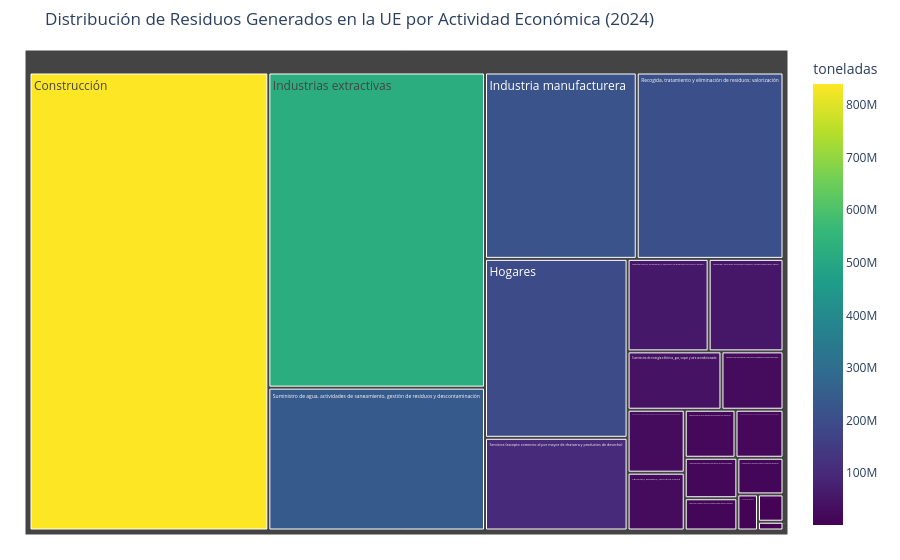

The code cell stored with this chart in its notebook:
### Code cell
fig = px.treemap(
    actividades_2024,
    path=[
        "actividad"
    ],
    values="toneladas",
    hover_data=[
        "kg_per_capita"
    ],  # Para mostrar los kg por cápita al pasar el ratón por encima
    title="Distribución de Residuos Generados en la UE por Actividad Económica (2024)",
    color="toneladas", 
    color_continuous_scale="Viridis",
)

fig.update_layout(margin=dict(t=50, l=25, r=25, b=25))

fig.show()

### Figure 1 — Plotly figure (JSON) as saved in the notebook; plotly's stock layout.template omitted (floating-point values rounded to 4 significant figures)
{"data": [{"branchvalues": "total", "customdata": [["56.0", 25350000], ["1863.0", 839600000], ["93.0", 42040000], ["434.0", 195810000], ["118.0", 53140000], ["128.0", 57540000], ["13.0", 5710000], ["39.0", 17690000], ["62.0", 27790000], ["12.0", 5350000], ["42.0", 18720000], ["36.0", 16360000], ["4.0", 1720000], ["29.0", 13030000], ["482.0", 217040000], ["1163.0", 524060000], ["225.0", 101430000], ["466.0", 209920000], ["61.0", 27610000], ["527.0", 237530000], ["29.0", 12980000]], "domain": {"x": [0, 1], "y": [0, 1]}, "hovertemplate": "labels=%{label}<br>toneladas_sum=%{value}<br>parent=%{parent}<br>id=%{id}<br>kg_per_capita=%{customdata[0]}<br>toneladas=%{color}<extra></extra>", "ids": ["Agricultura, ganadería, silvicultura y pesca", "Construcción", "Suministro de energía eléctrica, gas, vapor y aire acondicionado", "Hogares", "Metalurgia y fabricación de productos metálicos, excepto maquinaria y equipo", "Industria química, farmacéutica, y fabricación de productos de caucho y plástico", "Coquerías y refino de petróleo", "Fabricación de productos informáticos, electrónicos y ópticos, material y equipo eléctrico, vehículos de motor y otro material de transporte", "Industria de la alimentación, fabricación de bebidas e industria del tabaco", "Fabricación de muebles; joyería, instrumentos musicales, juguetes; reparación e instalación de maquinaria y equipo", "Fabricación de otros productos minerales no metálicos", "Industria del papel; artes gráficas y reproducción de soportes grabados", "Industria textil, confección de prendas de vestir e industria del cuero y del calzado", "Industria de la madera y del corcho, excepto muebles; cestería y espartería", "Industria manufacturera", "Industrias extractivas", "Servicios (excepto comercio al por mayor de chatarra y productos de desecho)", "Recogida, tratamiento y eliminación de residuos; valorización", "Captación, depuración y distribución de agua; recogida y tratamiento de aguas residuales; actividades de descontaminación y otros servicios de gestión de residuos", "Suministro de agua, actividades de saneamiento, gestión de residuos y descontaminación", "Comercio al por mayor de chatarra y productos de desecho"], "labels": ["Agricultura, ganadería, silvicultura y pesca", "Construcción", "Suministro de energía eléctrica, gas, vapor y aire acondicionado", "Hogares", "Metalurgia y fabricación de productos metálicos, excepto maquinaria y equipo", "Industria química, farmacéutica, y fabricación de productos de caucho y plástico", "Coquerías y refino de petróleo", "Fabricación de productos informáticos, electrónicos y ópticos, material y equipo eléctrico, vehículos de motor y otro material de transporte", "Industria de la alimentación, fabricación de bebidas e industria del tabaco", "Fabricación de muebles; joyería, instrumentos musicales, juguetes; reparación e instalación de maquinaria y equipo", "Fabricación de otros productos minerales no metálicos", "Industria del papel; artes gráficas y reproducción de soportes grabados", "Industria textil, confección de prendas de vestir e industria del cuero y del calzado", "Industria de la madera y del corcho, excepto muebles; cestería y espartería", "Industria manufacturera", "Industrias extractivas", "Servicios (excepto comercio al por mayor de chatarra y productos de desecho)", "Recogida, tratamiento y eliminación de residuos; valorización", "Captación, depuración y distribución de agua; recogida y tratamiento de aguas residuales; actividades de descontaminación y otros servicios de gestión de residuos", "Suministro de agua, actividades de saneamiento, gestión de residuos y descontaminación", "Comercio al por mayor de chatarra y productos de desecho"], "marker": {"coloraxis": "coloraxis", "colors": [25350000.0, 839600000.0, 42040000.0, 195800000.0, 53140000.0, 57540000.0, 5710000.0, 17690000.0, 27790000.0, 5350000.0, 18720000.0, 16360000.0, 1720000.0, 13030000.0, 217000000.0, 524100000.0, 101400000.0, 209900000.0, 27610000.0, 237500000.0, 12980000.0]}, "name": "", "parents": ["", "", "", "", "", "", "", "", "", "", "", "", "", "", "", "", "", "", "", "", ""], "type": "treemap", "values": [25350000.0, 839600000.0, 42040000.0, 195800000.0, 53140000.0, 57540000.0, 5710000.0, 17690000.0, 27790000.0, 5350000.0, 18720000.0, 16360000.0, 1720000.0, 13030000.0, 217000000.0, 524100000.0, 101400000.0, 209900000.0, 27610000.0, 237500000.0, 12980000.0]}], "layout": {"coloraxis": {"autocolorscale": false, "colorbar": {"title": {"text": "toneladas"}}, "colorscale": [[0, "#440154"], [0.1111, "#482878"], [0.2222, "#3e4989"], [0.3333, "#31688e"], [0.4444, "#26828e"], [0.5556, "#1f9e89"], [0.6667, "#35b779"], [0.7778, "#6ece58"], [0.8889, "#b5de2b"], [1, "#fde725"]]}, "legend": {"tracegroupgap": 0}, "margin": {"b": 25, "l": 25, "r": 25, "t": 50}, "title": {"text": "Distribución de Residuos Generados en la UE por Actividad Económica (2024)"}}}
